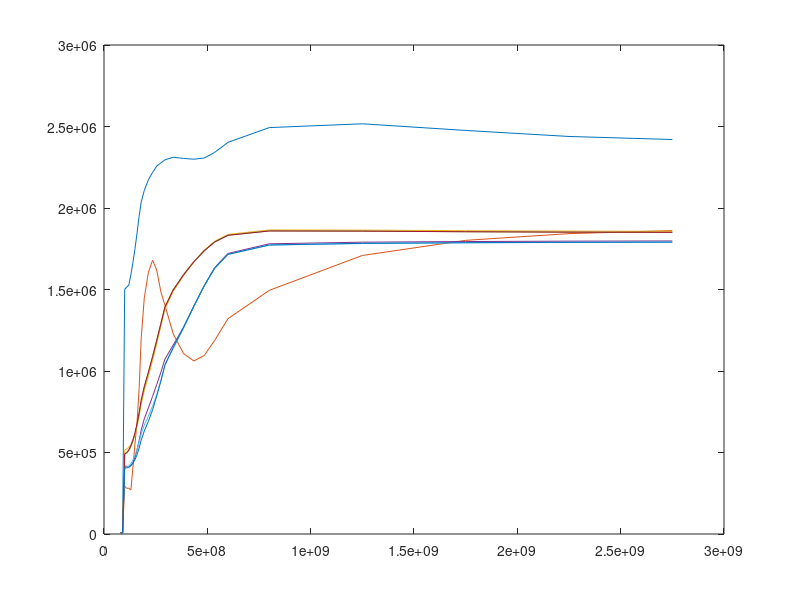

Source code (MATLAB): (Note: this script raises an error after producing the figure.)
Tcalc8 = load('Tcalc8.mat','Tcalc');
Tcalc9 = load('Tcalc9.mat','Tcalc');
Tcalc10 = load('Tcalc10.mat','Tcalc');
Tcalc11 = load('Tcalc11.mat','Tcalc');
Tcalc12 = load('Tcalc12.mat','Tcalc');
%load('Temp0.mat','Temp0');
%load('H0.mat','H0');
load('Hcalc.mat','Hcalc');
%plot(H0,Temp0);
%hold on;
plot(Hcalc,Tcalc8.Tcalc);
hold on;
plot(Hcalc,Tcalc9.Tcalc);
hold on;
plot(Hcalc,Tcalc10.Tcalc);
hold on;
plot(Hcalc,Tcalc11.Tcalc);
hold on;
plot(Hcalc,Tcalc12.Tcalc);
title('Влияние магнитного поля на профиль')
xlabel('Высота,м')
ylabel('Температура,К')
%%
x = Hcalc;
tiledlayout(2,1)

% Top plot
ax1 = nexttile;
plot(ax1,Hcalc,Tcalc8.Tcalc(1,:));
hold on;
plot(ax1,Hcalc,Tcalc9.Tcalc(1,:));
hold on;
plot(ax1,Hcalc,Tcalc10.Tcalc(1,:));
hold on;
plot(ax1,Hcalc,Tcalc11.Tcalc(1,:));
hold on;
plot(ax1,Hcalc,Tcalc12.Tcalc(1,:));
title(ax1,'Влияние магнитного поля на профиль полутени')
xlabel(ax1,'Высота,м')
ylabel(ax1,'Температура,К')

% Bottom plot
ax2 = nexttile;
plot(ax2,Hcalc,Tcalc8.Tcalc(2,:));
hold on;
plot(ax2,Hcalc,Tcalc9.Tcalc(2,:));
hold on;
plot(ax2,Hcalc,Tcalc10.Tcalc(2,:));
hold on;
plot(ax2,Hcalc,Tcalc11.Tcalc(2,:));
hold on;
plot(ax2,Hcalc,Tcalc12.Tcalc(2,:));
title(ax2,'Влияние магнитного поля на профиль тени')
xlabel(ax1,'Высота,м')
ylabel(ax1,'Температура,К')
%%
NT = [6e14, 2e15, 6e15, 2e16, 6e16];
NB = [7.07, 3.74, 1.04, 4.52, 7.48];
plot(NT,NB);
title('Зависимость невязки от NT')
xlabel('NT, K*см^{-3}')
ylabel('Невязка,%')
%%
B = [0.8, 0.9, 1.0, 1.1, 1.2];
NB = [7.28, 2.20, 1.04, 1.38, 1.89];
plot(B,NB);
title('Зависимость невязки от магнитного поля')
xlabel('B/B_{0}')
ylabel('Невязка,%')
%%
Tcalc = load('T_12419.mat','Tcalc');
load('Hcalc.mat','Hcalc');
plot(Hcalc,Tcalc.Tcalc(1,:));
hold on;
plot(Hcalc,Tcalc.Tcalc(2,:));
title('ТВП, 12419')
xlabel('Высота, см')
ylabel('Поток, с.е.п./угл.с.')
